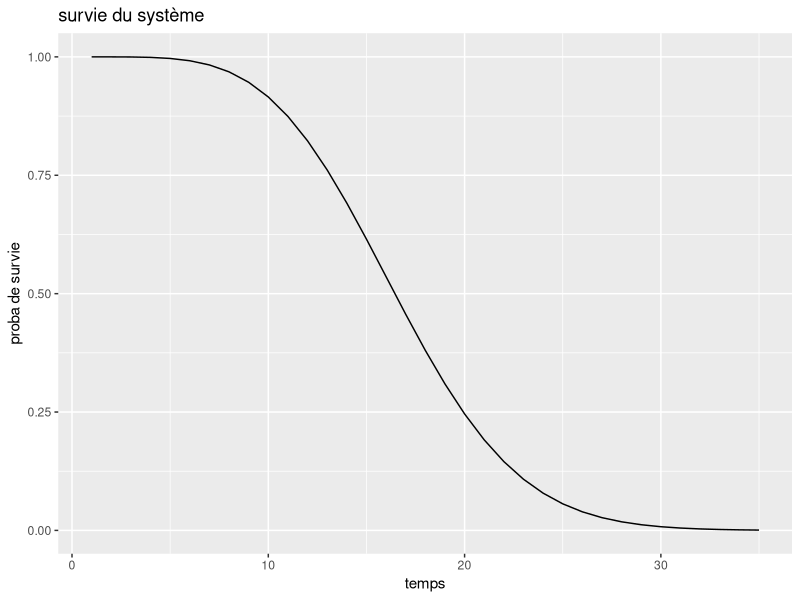
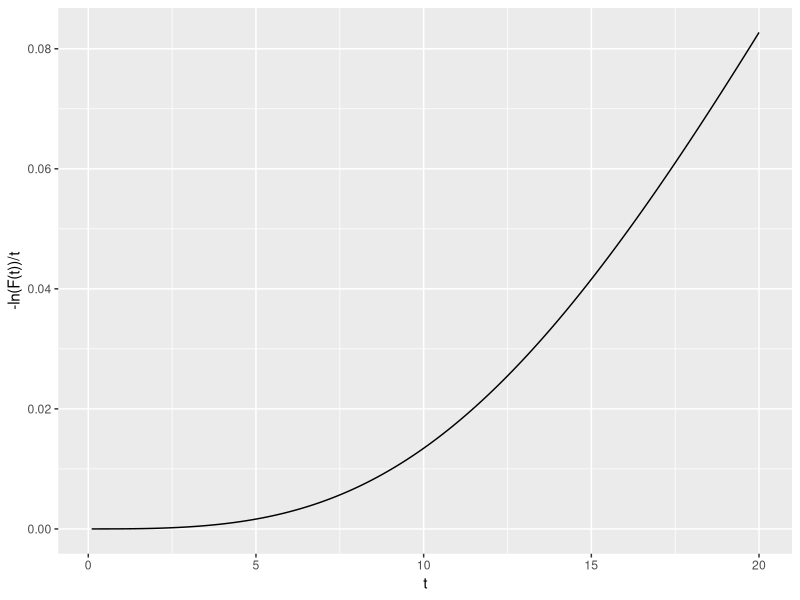
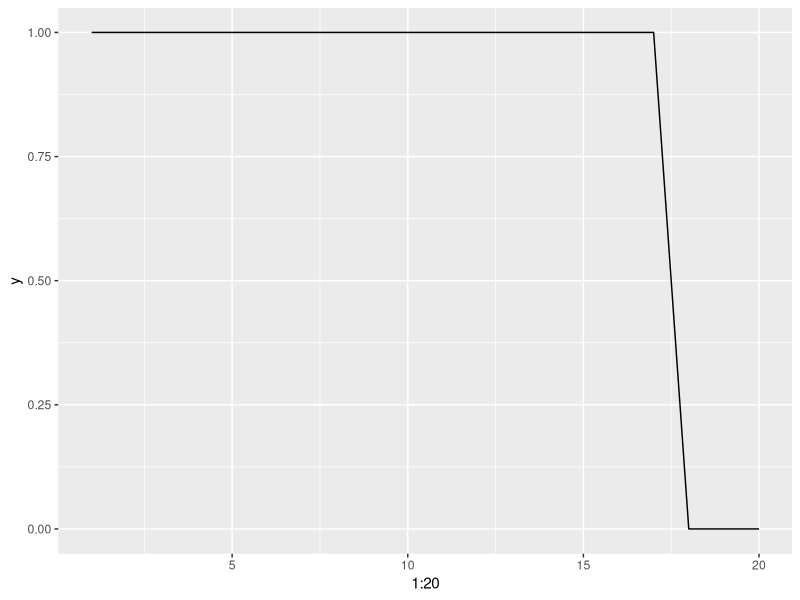
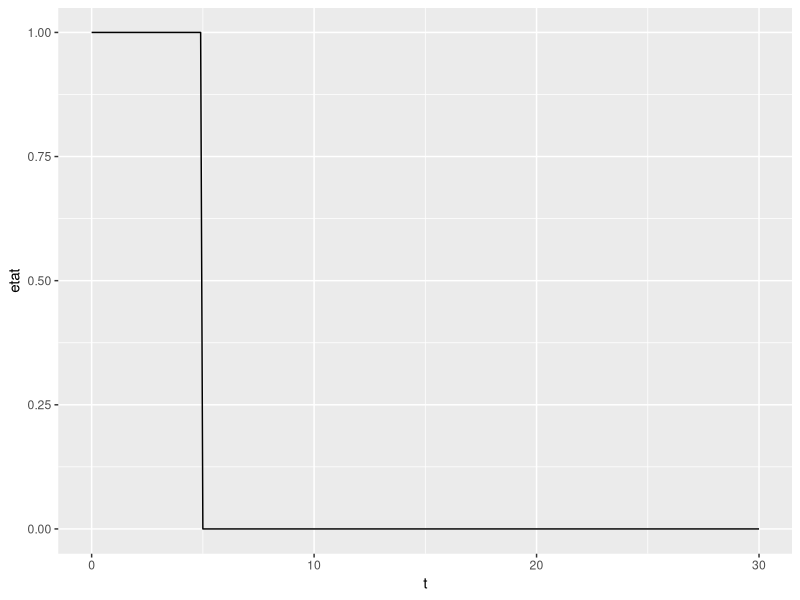
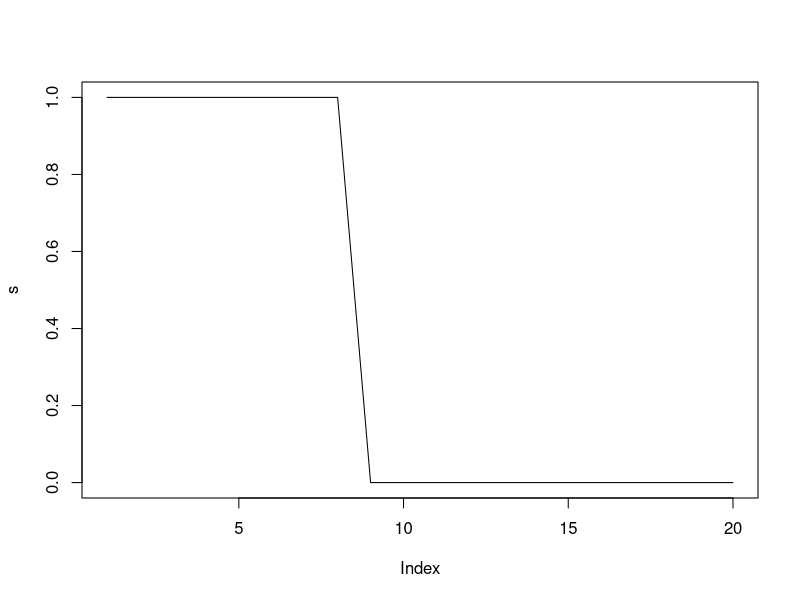

Here is the R script that generated these plots, in order:
library(magrittr)
library(dplyr)
library(ggplot2)

# TP 1 

## Question 1

phi <- function(x){
  rep <- ((x[3]*(1-(1-x[1])*(1-x[2]))*(1-(1-x[4])*(1-x[5])))+(1-x[3])*(1-(1-x[1]*x[4])*(1-x[2]*x[5])))*(1-(1-x[6]*x[7])*(1-x[8])*(1-x[9]))
  return(rep)
}

## Question 2

phi_function <- function(loi, lambda, beta, t){
  R1 <- 1-loi(t, shape = beta, scale = lambda)
  R2 <- 1-loi(t, shape = beta, scale = lambda)
  R3 <- 1-loi(t, shape = beta, scale = lambda)
  R4 <- 1-loi(t, shape = beta, scale = lambda)
  R5 <- 1-loi(t, shape = beta, scale = lambda)
  R6 <- 1-loi(t, shape = beta, scale = lambda)
  R7 <- 1-loi(t, shape = beta, scale = lambda)
  R8 <- 1-loi(t, shape = beta, scale = lambda)
  R9 <- 1-loi(t, shape = beta, scale = lambda)
  rep <- ((R3[t]*(1-(1-R1[t])*(1-R2[t]))*(1-(1-R4[t])*(1-R5[t])))+(1-R3[t])*(1-(1-R1[t]*R4[t])*(1-R2[t]*R5[t])))*(1-(1-R6[t]*R7[t])*(1-R8[t])*(1-R9[t]))
  return(rep)
}




## Question 3

# plot(phi_function(pweibull, 20, 2, 0:35), type = 'l')

g <- ggplot() +
  geom_line(aes(x = 1:35, y = phi_function(pweibull, 20, 2, 0:35))) +
  labs(title = "survie du système",
       x = "temps",
       y = "proba de survie")

g

## Question 4

# survie <- function(lambda, beta, t){
#   R1 <- 1-pweibull(t, shape = beta, scale = lambda)
#   R2 <- 1-pweibull(t, shape = beta, scale = lambda)
#   R3 <- 1-pweibull(t, shape = beta, scale = lambda)
#   R4 <- 1-pweibull(t, shape = beta, scale = lambda)
#   R5 <- 1-pweibull(t, shape = beta, scale = lambda)
#   R6 <- 1-pweibull(t, shape = beta, scale = lambda)
#   R7 <- 1-pweibull(t, shape = beta, scale = lambda)
#   R8 <- 1-pweibull(t, shape = beta, scale = lambda)
#   R9 <- 1-pweibull(t, shape = beta, scale = lambda)
#   rep <- -log(((R3[t]*(1-(1-R1[t])*(1-R2[t]))*(1-(1-R4[t])*(1-R5[t])))+(1-R3[t])*(1-(1-R1[t]*R4[t])*(1-R2[t]*R5[t])))*(1-(1-R6[t]*R7[t])*(1-R8[t])*(1-R9[t]))/t)
#   # rep <- -log(rep)/t
#   return(rep)
#   # rep <- -log(1 - phi_function(lambda, beta, t))/t
# }

survie <- function(lambda, beta, t){
  rep=NULL
  for(i in 1:length(t)){
    R1 <- 1-pweibull(t[i], shape = beta, scale = lambda)
    R2 <- 1-pweibull(t[i], shape = beta, scale = lambda)
    R3 <- 1-pweibull(t[i], shape = beta, scale = lambda)
    R4 <- 1-pweibull(t[i], shape = beta, scale = lambda)
    R5 <- 1-pweibull(t[i], shape = beta, scale = lambda)
    R6 <- 1-pweibull(t[i], shape = beta, scale = lambda)
    R7 <- 1-pweibull(t[i], shape = beta, scale = lambda)
    R8 <- 1-pweibull(t[i], shape = beta, scale = lambda)
    R9 <- 1-pweibull(t[i], shape = beta, scale = lambda)
    rep[i] <- -log(((R3*(1-(1-R1)*(1-R2))*(1-(1-R4)*(1-R5)))+(1-R3)*(1-(1-R1*R4)*(1-R2*R5)))*(1-(1-R6*R7)*(1-R8)*(1-R9)))/t[i]
  }
  return(rep)
}


# survie(20, 2, seq(0.1, 20, 0.1))

g <- ggplot() +
  geom_line(aes(x = seq(0.1, 20, 0.1), y = survie(20, 2, seq(0.1, 20, 0.1)))) +
  labs(x = "t",
       y = "-ln(F(t))/t")

g


# Question 5 
# simulation d'une loi de weibull avec la méthode des quantile. 

inverse_pweibull <- function(lambda, beta, u){
  rep <- lambda*(-(log(1-u)^(1/beta)))
  return(rep)
}

phi2 <- function(a, n, lambda, beta){
  t <- seq(0, a,length.out =n)
  y <- rep(0,n)
  u <- runif(9,0,1)
  x <- matrix(0, nrow = n, ncol = 9)
  
  for(i in 1:n){
    for(j in 1:9){
      if(t[i] < (lambda*(-log(u[j]))^(1/beta))){
        x[i,j] <- 1
      }
    }
    y[i] <- phi(x[i,])
  }
  return(y)
}
# phi2(4,20,2,1)
# plot(phi2(4,20,2,1),type="l")

g <- ggplot() +
  geom_line(aes(x = 1:20, y = phi2(4,20,2,1))) +
  labs(y = "y")

g

# Question 5 

# inverse_pweibull <- function(lambda, beta, u){
#   rep <- lambda*(-(log(1-u)^(1/beta)))
#   return(rep)
# }
# 
# phi2 <- function(lambda, beta, a, n){
#   u <- runif(9)
#   t <- seq(0, a, n)
#   x <- matrix(0, nrow = n, ncol = 9)
#   
#   for(i in 1:n){
#     for(j in 1:9){
#       if(t[i] < inverse_pweibull(lambda, beta, u)){
#         x[i,j] <- 1
#       }
#     }
#     rep[i] <- phi(x[i,])
#   }
# }

# Question 6

phi23 <- function(a, n, lambda, beta){
  t <- seq(0, a,length.out =n)
  y <- rep(0,n)
  u <- runif(9,0,1)
  x <- matrix(0, nrow = n, ncol = 9)
  for(i in 1:n){
    for(j in 1:9){
      if(t[i] < (lambda*(-log(u[j]))^(1/beta))){
        x[i,j] <- 1
      }
      
    }
    if (x[i,j]==0) { break }
    
  }
  return(i-1)
}
phi23(4,36,2,1)

# Question 7

n_realisation_T<-function(a, n, lambda, beta,ntot){
  vect=NULL
  for(i in 1:ntot){
    vect[i]=phi23(a, n, lambda, beta)
  }
  return(vect)
}
n_realisation_T(4,36,2,1,40)
sum(n_realisation_T(4,36,2,1,40))

mu=function(a, n, lambda, beta,ntot){
  v=n_realisation_T(a, n, lambda, beta,ntot)
  1/ntot*sum(v)
}
mu(4,36,2,1,40)

# Projet 2

# code younes

## Exercice 1

phi <- function(x){
  rep <- (x[5]*((1-(1-x[1])*(1-x[2]))*(1-(1-x[3])*(1-x[4])))+(1-x[5])*(1-(1-x[1]*x[3])*(1-x[2]*x[4])))*x[6]*(1-(1-x[7]*x[10])*(1-x[8]*x[9]))
  return(rep)
}

## Exercice 2

lambda = 5
beta = 5
t <- seq(0, 30, 0.1)

simu_etat_systeme <- function(lambda, beta, t){
  X <- matrix(data = rep(0, 10*length(t)), ncol = 10, nrow = length(t))
  S <- rep(0,length(t))
  u <- runif(10, 0, 1)
  w <- rweibull(10, lambda, beta)
  max <- max(t)
  
  for(i in 1:length(t)){
    for(j in 1:10){
      if(t[i] < w[j]){
        X[i,j] <- 1
      }
    }
    S[i] <- phi(X[i,])
    if((S[i] == 0) && (S[i-1] == 1)){
      max <- t[i]
    }
  }
  return(list(etat = S, last = max))
}

test <- simu_etat_systeme(lambda, beta, t)

g <- ggplot() +
  geom_line(aes(x = t, y = test[[1]])) +
  labs(x = "t",
       y = "etat")

g

# Simulation

simu_T <- function(n){
  n <- 100
  simu <- rep(-1, n)
  for(i in 1:n){
    simu[i] <- simu_etat_systeme(lambda, beta, t)[[2]]
  }
  return(simu)
}

n <- 100
simu <- simu_T(n)

esperance <- mean(simu)

confint <- c(mean(simu) - 1.96 * sd(simu)/sqrt(n), mean(simu) + 1.96 * sd(simu)/sqrt(n))

# Exercice 3

a <- 10
n <- 100
lambda <- 5
beta <- 5
inter <- 5
t <- seq(0, a, length.out = n + 1)

phi2 <- function(a, n, lambda, beta, t, inter){
  y <- rep(0,n)
  u <- runif(10,0,1)
  x <- matrix(0, nrow = n, ncol = 10)
  p <- a/n*(1:n)*inter # p : vecteur qui contient les différents moments ou le méchanicien remet en marche la composante x[6]
  # p ne donne pas ce que je veux
  w <- rweibull(10, lambda, beta)
  
  for(i in 1:length(t)){
    for(j in 1:10){
      if(j == 6){
        if(t[i] %in% p){
          w[j] <- w[j] + t[i]
        }
      }
      if(t[i] < w[j]){
        x[i,j] <- 1
      }
    }
    y[i] <- phi(x[i,])
  }
  return(y)
}
# la fonction ne compile pas


# code camille

# Exercice 3
#  a

u=seq(0, 4,length.out =40)
# ----------------------------------------------------------------------------#
fonction_interval=function(n,inter,i){
  t=NULL
  d=NULL
  for (v in seq(1,n,inter)) {
    if(v==i){
      t[v]=1
    }
    else{
      t[v]=0
    }
  }
  t=t[!is.na(t)]
  t
  w=sum(t)
  if(w==0){
    d=0
  }
  else{
    d=1 
  }
  return(d)
}

fonction_interval(20,2,7)
seq(1,20,2)

#---------------------------------------------------------------------------#

phi2 <- function(a, n, lambda, beta,inter){
  t <- seq(0, a,length.out =n)
  y <- rep(0,n)
  u <- runif(10,0,1)
  x <- matrix(0, nrow = n, ncol = 10)
  
  for(i in 1:n){
    for(j in c(1,2,3,4,5,7,8,9,10)){
      if(t[i] < (lambda*(-log(u[j]))^(1/beta))){
        x[i,j] <- 1
      }
    }
  }
  d=0
  for(i in 1:n){
    if(t[i-d] < (lambda*(-log(u[6]))^(1/beta))){
      x[i,6] <- 1
    }
    if(fonction_interval(n,inter,i)==1 & x[i,6]==0){ 
      d=i-1
      u <- runif(10,0,1)
    }
  }
  # y[i] <- phi(x[i,])
  return(x)
}
(b=phi2(20,20,10,15,4))

phi3 <- function(a, n, lambda, beta,inter){
  y=NULL
  matrice=phi2(a, n, lambda, beta,inter)
  for (i in 1:n) {
    y[i]=phi(matrice[i,]) 
  }
  return(y)
}


(s=phi3(20,20,15,3,7))
plot(s,type = "l")

#  b

#---   E(T)  ------------------------------------------------------

tp_i_de_panne <- function(a, n, lambda, beta,inter){
  y=NULL
  d=0
  matrice=phi2(a, n, lambda, beta,inter)
  for (i in 1:n) {
    y[i]=phi(matrice[i,]) 
  }
  for (i in n:1){
    if(y[i]==1 & i==n ){
      d=n
      break
    }
    if(y[i]==1){
      d=i+1
      break
    }
  }
  #  if(d==n){
  #    return("Pas de panne sur le temps T")
  #  }
  #  if(d<n & d>0){
  #    return(d)
  #  }
  return(d)
}
tp_i_de_panne(20,20,15,3,7)

nbtot_realisation_t=function(a, n, lambda, beta,inter,nbtot){
  vector=NULL
  for(i in 1:nbtot){
    vector[i]=tp_i_de_panne(a, n, lambda, beta,inter)
  }
  return(vector)
}

nbtot_realisation_t(20,20,15,3,7,8)

E_T=function(a, n, lambda, beta,inter,nbtot){
  t=nbtot_realisation_t(a, n, lambda, beta,inter,nbtot)
  moyenne=(1/nbtot)*sum(t)
  return(moyenne)
}
E_T(20,20,15,3,7,8)

#---   E(N)  ------------------------------------------------------

nb_intervention <- function(a, n, lambda, beta,inter){
  t <- seq(0, a,length.out =n)
  y <- rep(0,n)
  u <- runif(10,0,1)
  x <- matrix(0, nrow = n, ncol = 10)
  
  for(i in 1:n){
    for(j in c(1,2,3,4,5,7,8,9,10)){
      if(t[i] < (lambda*(-log(u[j]))^(1/beta))){
        x[i,j] <- 1
      }
    }
  }
  d=0
  intervention=0
  for(i in 1:n){
    if(t[i-d] < (lambda*(-log(u[6]))^(1/beta))){
      x[i,6] <- 1
    }
    if(fonction_interval(n,inter,i)==1){
      intervention <- intervention + 1
      if(x[i,6] == 0){
        d <- i
        u[6] <- runif(1,0,1)
      }
    }
  }
  return(intervention)
}
nb_intervention(20,20,15,3,7)


nb_realisation_intervention=function(a, n, lambda, beta,inter,nbtot){
  vector=NULL
  for(i in 1:nbtot){
    vector[i]=nb_intervention(a, n, lambda, beta,inter)
  }
  return(vector)
}

nb_realisation_intervention(20,20,15,3,7,7)

moyenne_intervention=function(a, n, lambda, beta,inter,nbtot){
  moyenne=(1/nbtot)*sum(nb_realisation_intervention(a, n, lambda, beta,inter,nbtot))
  return(moyenne)
}

moyenne_intervention(20,20,15,3,7,7)

recompense<-function(a, n, lambda, beta,inter,nbtot,cout,gain){
  r=gain*E_T(a, n, lambda, beta,inter,nbtot)-cout*moyenne_intervention(a, n, lambda, beta,inter,nbtot)
  return(r)
}
recompense(20,20,15,3,3,7,2,3.5)

a_val <- 20
n_val <- 20
lambda_val <- 15
beta_val <- 3
nbtot_val <- 7
cout_val <- 500
gain_val <- 250

recompense<-function(a=a_val, n=n_val, lambda=lambda_val, beta=beta_val,inter,nbtot=nbtot_val,cout=cout_val,gain=gain_val){
  r=gain*E_T(a, n, lambda, beta,inter,nbtot)-cout*moyenne_intervention(a, n, lambda, beta,inter,nbtot)
  return(r)
}
recompense(2)
solution=optimize(recompense,c(0, 20),maximum = TRUE)
